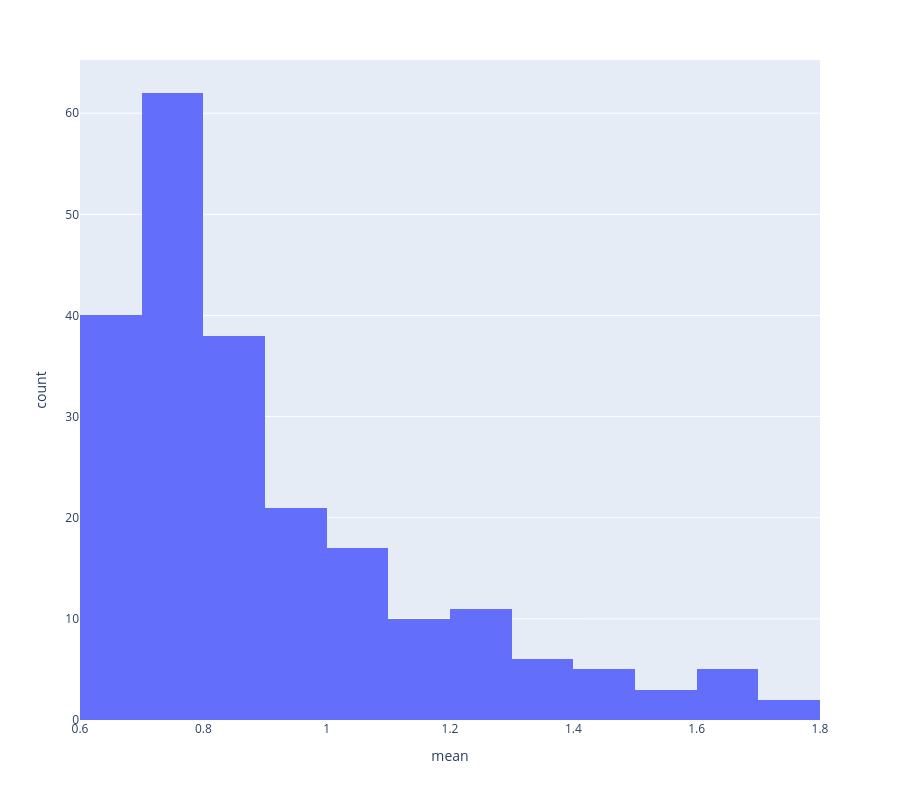

The notebook cell saved with this chart:
### Code cell
px.histogram(df_country_dist_w1_stats, x="mean", height=800)

### Figure 1 — Plotly figure (JSON) as saved in the notebook; plotly's stock layout.template omitted (floating-point values rounded to 4 significant figures; data arrays with more than 128 entries replaced by an {"elided": "..."} marker saying what was removed)
{"data": [{"bingroup": "x", "hovertemplate": "mean=%{x}<br>count=%{y}<extra></extra>", "legendgroup": "", "marker": {"color": "#636efa", "pattern": {"shape": ""}}, "name": "", "orientation": "v", "showlegend": false, "x": {"elided": "220 float values"}, "xaxis": "x", "yaxis": "y", "type": "histogram"}], "layout": {"xaxis": {"anchor": "y", "domain": [0.0, 1.0], "title": {"text": "mean"}}, "yaxis": {"anchor": "x", "domain": [0.0, 1.0], "title": {"text": "count"}}, "legend": {"tracegroupgap": 0}, "margin": {"t": 60}, "barmode": "relative", "height": 800}}
